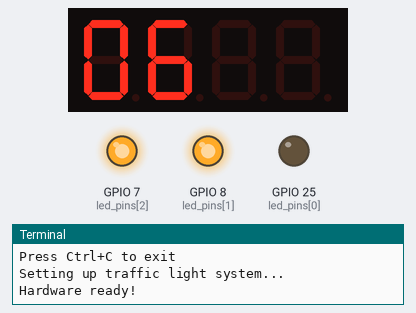
A program run on a simulated Raspberry Pi (BCM pin numbers). On the bench: 4-digit seven-segment display, output pins drawn as LEDs (lit = HIGH), the last lines printed to the terminal. Threads take turns every 2 ms; pins used as bus, display or sensor lines are not drawn.

Above: at 0.4 s.
At 4.1 s:
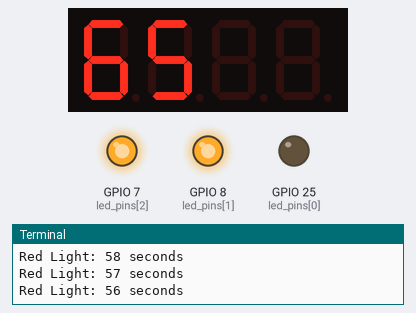
At 9.1 s:
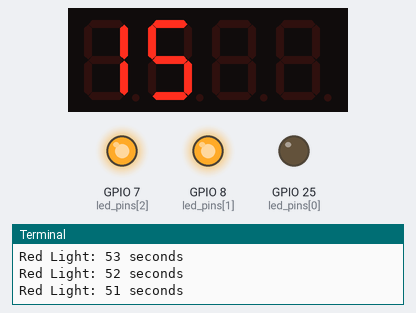
At 20.1 s:
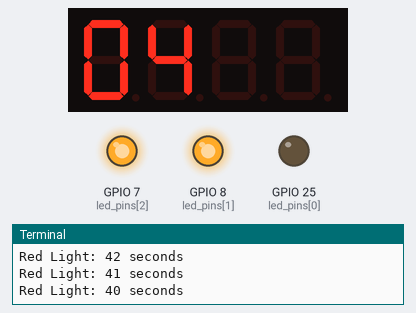
Timing chart, 0 to 20.7 s (numbered marks = the images above):
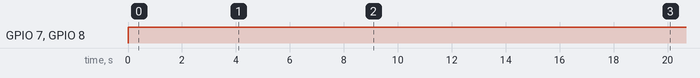

Measured:
- by itself, GPIO 7 (led_pins[2]), GPIO 8 (led_pins[1]): LOW → HIGH at 0.00 s
- what the display in image 0 shows lasts 0.8 s, from 0.3 s to 1.1 s
- what the display in image 2 shows lasts 1.0 s, from 9.1 s to 10.1 s

The program:

3.1.2_TrafficLightV1.py
```python
#!/usr/bin/env python3

"""
3.1.2_TrafficLight.py (Simple Version)

Traffic Light Controller with 4-Digit Display
Controls traffic lights with countdown timer using 74HC595 shift register.
"""

import RPi.GPIO as GPIO
import time
import threading
import signal
import sys

# Pin definitions for 74HC595 shift register
SDI = 24        # Serial data input
RCLK = 23       # Register clock (latch)
SRCLK = 18      # Shift register clock

# Pin arrays
digit_pins = [10, 22, 27, 17]      # 4-digit display control
led_pins = [25, 8, 7]              # Red, Green, Yellow LEDs

# 7-segment display patterns for digits 0-9
number_patterns = (0x3f, 0x06, 0x5b, 0x4f, 0x66, 0x6d, 0x7d, 0x07, 0x7f, 0x6f)

# Traffic light settings
light_duration = [60, 30, 5]       # Red, Green, Yellow times in seconds
light_names = ["Red", "Green", "Yellow"]

# Global state variables
current_light = 0                   # Current active light (0=Red, 1=Green, 2=Yellow)
countdown = 60                      # Countdown timer
display_digit = 0                   # Current digit being displayed (0-3)
timer_thread = None
running = True

def setup():
    """Initialize all GPIO pins."""
    print("Setting up traffic light system...")

    GPIO.setmode(GPIO.BCM)
    GPIO.setwarnings(False)

    # Setup shift register pins
    GPIO.setup(SDI, GPIO.OUT)
    GPIO.setup(RCLK, GPIO.OUT)
    GPIO.setup(SRCLK, GPIO.OUT)

    # Setup display digit pins (HIGH = off)
    for pin in digit_pins:
        GPIO.setup(pin, GPIO.OUT)
        GPIO.output(pin, GPIO.HIGH)

    # Setup LED pins (HIGH = off)
    for pin in led_pins:
        GPIO.setup(pin, GPIO.OUT)
        GPIO.output(pin, GPIO.HIGH)

    print("Hardware ready!")

def send_to_shift_register(data):
    """Send 8-bit data to 74HC595 shift register."""
    # Send 8 bits one by one
    for i in range(8):
        bit = (data << i) & 0x80
        GPIO.output(SDI, GPIO.HIGH if bit else GPIO.LOW)
        GPIO.output(SRCLK, GPIO.HIGH)
        GPIO.output(SRCLK, GPIO.LOW)

    # Latch data to output
    GPIO.output(RCLK, GPIO.HIGH)
    GPIO.output(RCLK, GPIO.LOW)

def clear_display():
    """Turn off all segments of the display."""
    send_to_shift_register(0x00)

def select_digit(digit):
    """Select which digit position to display on (0-3)."""
    # Turn off all digits
    for pin in digit_pins:
        GPIO.output(pin, GPIO.HIGH)
    # Turn on selected digit
    GPIO.output(digit_pins[digit], GPIO.LOW)

def update_display():
    """Update the 4-digit countdown display."""
    global display_digit

    # Extract digits: ones, tens, hundreds, thousands
    digits = [
        countdown % 10,
        (countdown // 10) % 10,
        (countdown // 100) % 10,
        (countdown // 1000) % 10
    ]

    clear_display()
    select_digit(display_digit)

    # Show digit if it's not a leading zero (except for ones place)
    if display_digit == 0 or countdown >= (10 ** display_digit):
        send_to_shift_register(number_patterns[digits[display_digit]])

    # Move to next digit
    display_digit = (display_digit + 1) % 4

def update_lights():
    """Control traffic lights - turn on current light, turn off others."""
    # Turn off all lights
    for pin in led_pins:
        GPIO.output(pin, GPIO.HIGH)
    # Turn on current light
    GPIO.output(led_pins[current_light], GPIO.LOW)

def timer_callback():
    """Called every second to update countdown and manage light changes."""
    global countdown, current_light, timer_thread, running

    if not running:
        return

    countdown -= 1
    print(f"{light_names[current_light]} Light: {countdown} seconds")

    # Check if time is up for current light
    if countdown == 0:
        # Switch to next light
        current_light = (current_light + 1) % 3
        countdown = light_duration[current_light]
        print(f"Switching to {light_names[current_light]} light")

    # Schedule next timer
    if running:
        timer_thread = threading.Timer(1.0, timer_callback)
        timer_thread.start()

def cleanup_and_exit(signal_num=None, frame=None):
    """Clean up GPIO and exit."""
    global running, timer_thread

    print("\nShutting down...")
    running = False

    # Cancel timer
    if timer_thread:
        timer_thread.cancel()

    # Turn off all LEDs and display
    for pin in led_pins:
        GPIO.output(pin, GPIO.HIGH)
    clear_display()
    for pin in digit_pins:
        GPIO.output(pin, GPIO.HIGH)

    GPIO.cleanup()
    print("Goodbye!")
    sys.exit(0)

def main_loop():
    """Main program loop - continuously update display and lights."""
    while running:
        update_display()
        update_lights()
        time.sleep(0.005)  # 5ms delay for display multiplexing

def main():
    """Main function."""
    global timer_thread

    print("=== Traffic Light Controller ===")
    print("Red: 60s, Green: 30s, Yellow: 5s")
    print("Press Ctrl+C to exit")

    # Setup signal handler for Ctrl+C
    signal.signal(signal.SIGINT, cleanup_and_exit)

    try:
        setup()

        # Start the countdown timer
        timer_thread = threading.Timer(1.0, timer_callback)
        timer_thread.start()

        # Run main display loop
        main_loop()

    except Exception as e:
        print(f"Error: {e}")
        cleanup_and_exit()

if __name__ == '__main__':
    main()
```
